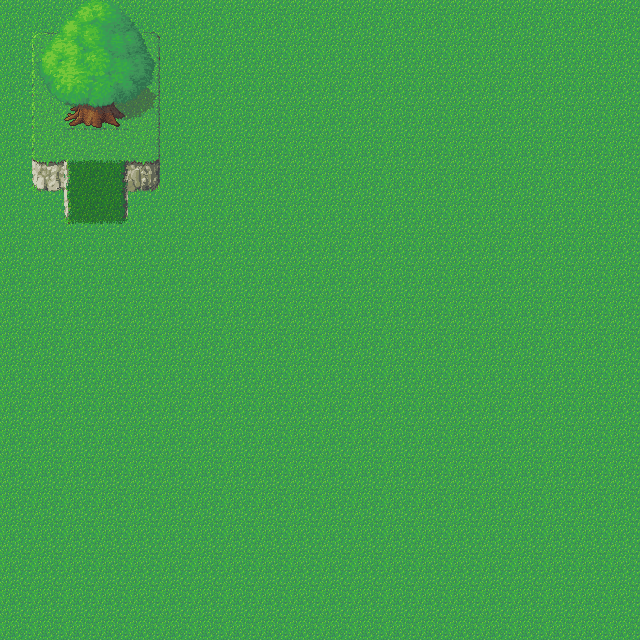

A level layout from a 2D game, rendered from its tile map. Below: a short description, then the map file with tile-grid data replaced by summaries:
An orthogonal 20x20 tile map with 32x32 px tiles, 4 tile layers (Collision, Floor, Ramp, Tree), 5 tilesets.

<map version="1.0" orientation="orthogonal" width="20" height="20" tilewidth="32" tileheight="32">
 <tileset firstgid="1" name="grass-tiles-2-small" tilewidth="32" tileheight="32">
  <image source="../tilesets/oganature/grass-tiles-2-small.png" />
 </tileset>
 <tileset firstgid="13" name="KaljuSuurem" tilewidth="32" tileheight="32">
  <image source="../tilesets/oganature/KaljuSuurem.png" />
 </tileset>
 <tileset firstgid="127" name="tree2-final" tilewidth="32" tileheight="32">
  <image source="../tilesets/oganature/tree2-final.png" />
 </tileset>
 <tileset firstgid="143" name="littleshrooms" tilewidth="32" tileheight="32">
  <image source="../tilesets/oganature/littleshrooms.png" />
 </tileset>
 <tileset firstgid="144" name="collision" tilewidth="32" tileheight="32">
  <image source="../tilesets/collision.png" />
  <tile id="0">
   <properties>
    <property name="blocked" value="true" />
   </properties>
  </tile>
 </tileset>
 <layer name="Collision" width="20" height="20">
  <properties>
   <property name="blocked" value="true" />
  </properties>
  <data>[400 cells, 85 non-empty, 1 distinct tile ids]</data>
 </layer>
 <layer name="Floor" width="20" height="20">
  <data>[400 cells, 400 non-empty, 1 distinct tile ids]</data>
 </layer>
 <layer name="Ramp" width="20" height="20">
  <data>[400 cells, 22 non-empty, 11 distinct tile ids]</data>
 </layer>
 <layer name="Tree" width="20" height="20">
  <data>[400 cells, 16 non-empty, 16 distinct tile ids]</data>
 </layer>
</map>
